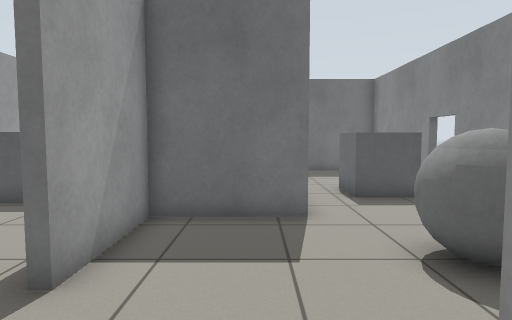
View 1 (above)

24 first-person views from a walk through a world built for the Gazebo simulator. The camera is 0.94 m above the floor, tilts 4° down and sees 75° across. The floor is counted in squares, 0.5 m on a side. Each view is taken from the middle of a square. On the plan, view 1 faces up. The plan holds only what a view shows up to about 17 squares ahead; the rest is blank.

View 2
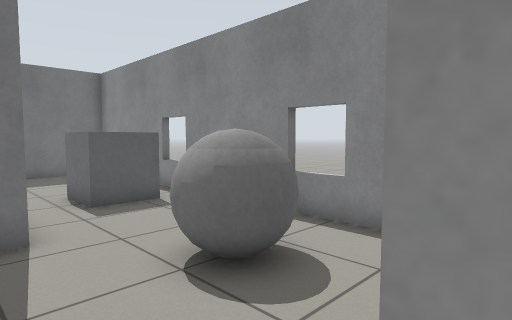

View 3
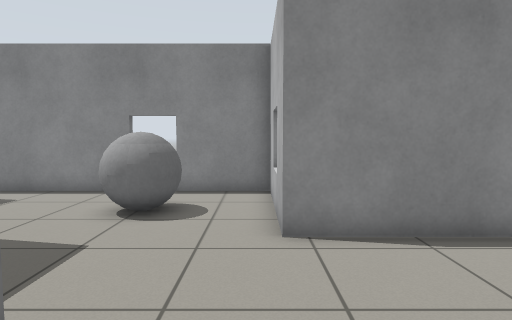

View 4
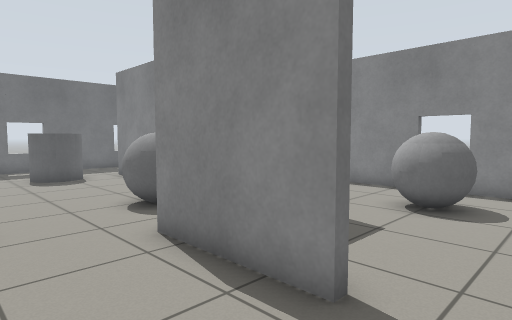

View 5
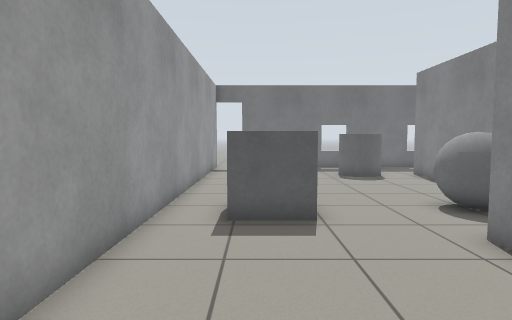

View 6
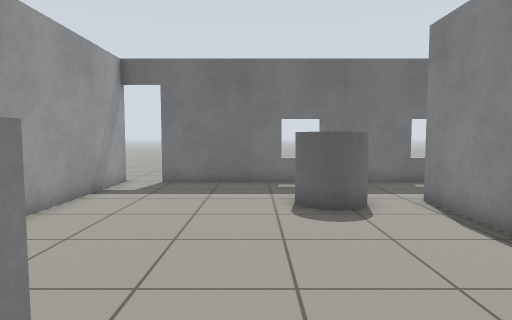

View 7
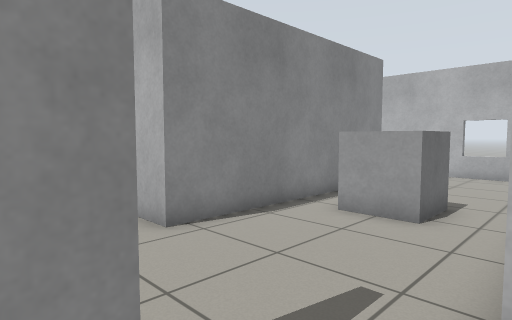

View 8
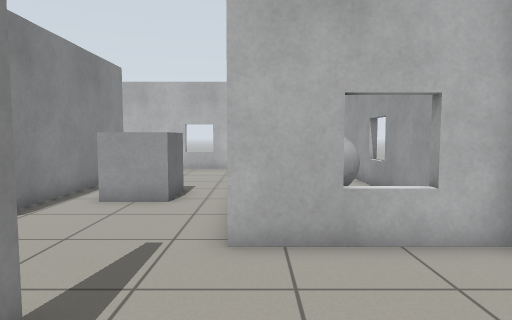

View 9
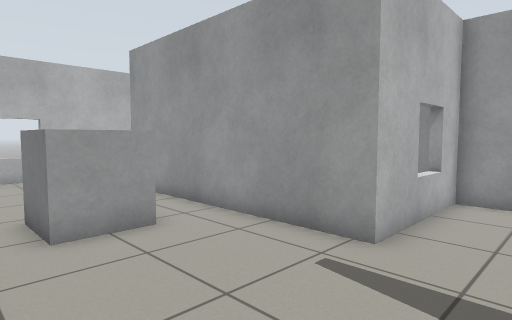

View 10
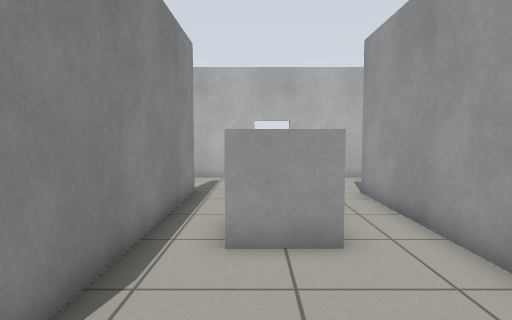

View 11
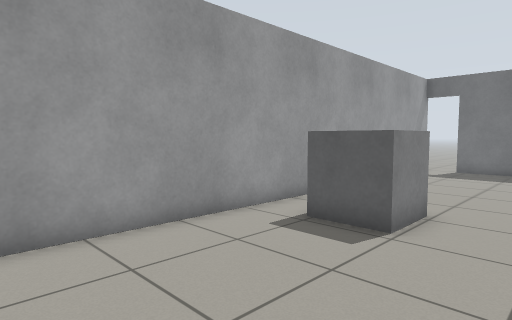

View 12
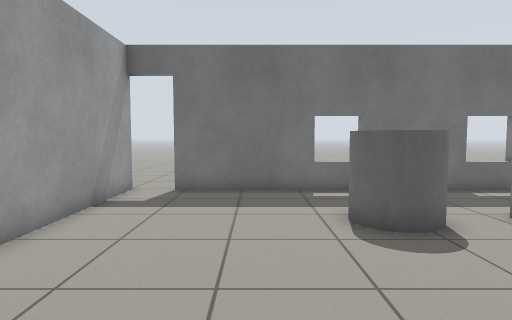

View 13
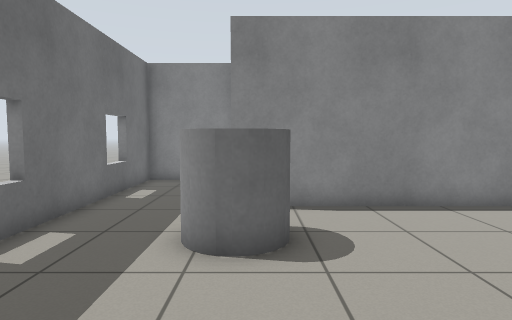

View 14
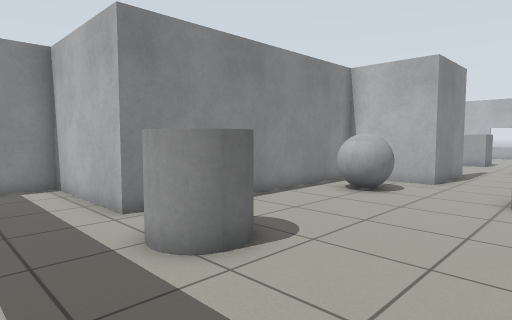

View 15
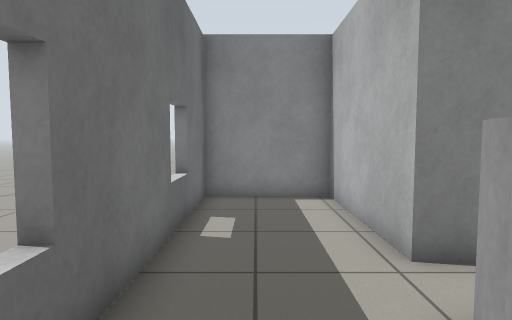

View 16
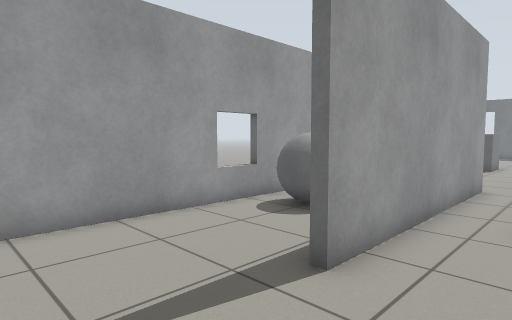

View 17
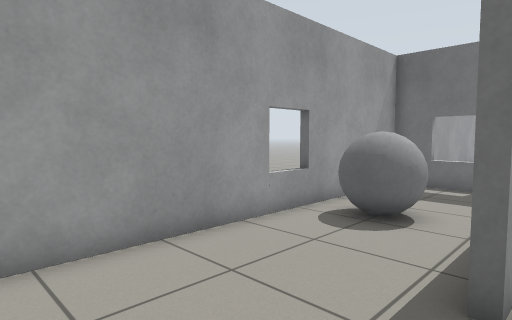

View 18
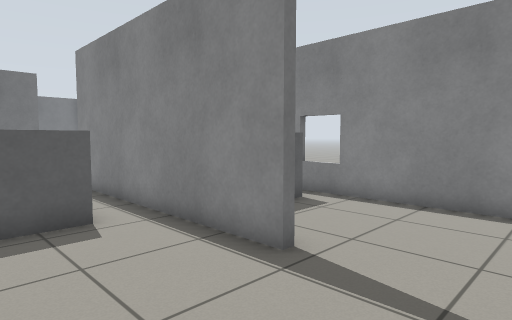

View 19
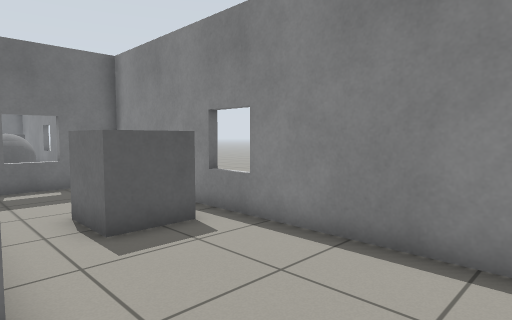

View 20
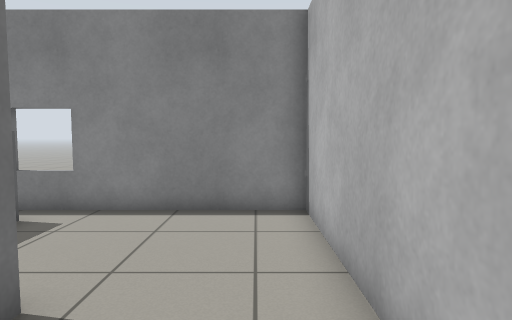

View 21
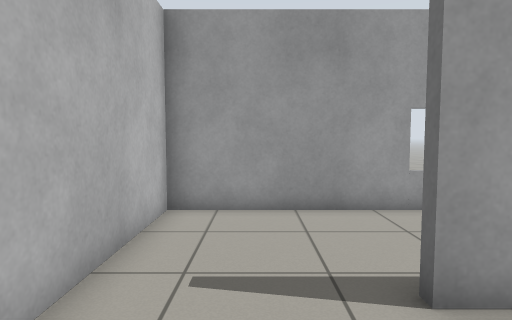

View 22
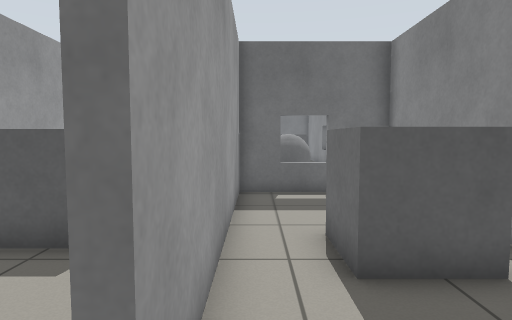

View 23
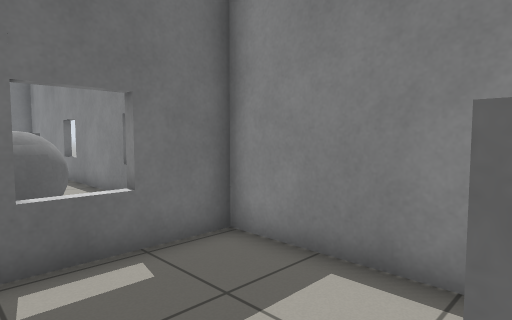

View 24
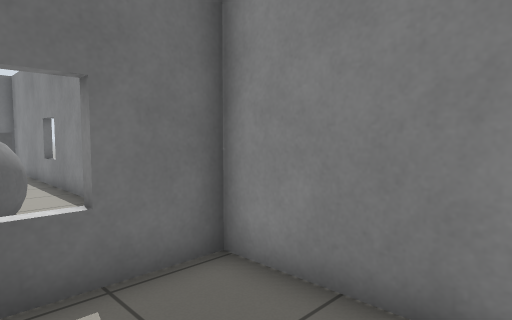

### Floor plan
Ten units are one square. View 1 is at (0, 0); x grows to the right and y downward. Boxes are objects, and circles mark ways between rooms. Rooms are numbered by the first view taken in them; rooms with no view inside come last. Other rooms are left out.
<svg viewBox="-99 -235 169 363">
<path fill="none" stroke="#000" d="M-45 -14 -45 81M65 -14 65 -183 31 -183M12 -77 -25 -77 -25 -40 -28 -40M11 85 11 -14 60 -14M-44 123 15 123M-28 -40 -28 -80 9 -80 9 -187 65 -187 65 -226 -79 -226M-94 -230 -94 -14 -45 -14M15 123 65 123 65 -12 14 -12 14 85M-66 -12 -94 -12 -94 123 -44 123"/>
<rect x="-25" y="25" width="20" height="20" fill="#bbb"><title>grey box</title></rect>
<rect x="25" y="-65" width="20" height="30" fill="#bbb"><title>grey ball</title></rect>
<rect x="25" y="-125" width="30" height="30" fill="#bbb"><title>grey box</title></rect>
<rect x="-75" y="-115" width="20" height="20" fill="#bbb"><title>grey box</title></rect>
<rect x="-35" y="-195" width="30" height="20" fill="#bbb"><title>grey cylinder</title></rect>
<rect x="-25" y="-115" width="20" height="20" fill="#bbb"><title>grey ball</title></rect>
<rect x="35" y="35" width="20" height="20" fill="#bbb"><title>grey box</title></rect>
<rect x="-85" y="35" width="20" height="20" fill="#bbb"><title>grey ball</title></rect>
<circle cx="-40" cy="-25" r="3" fill="#2a7"/>
<circle cx="10" cy="105" r="3" fill="#2a7"/>
<circle cx="-50" cy="105" r="3" fill="#2a7"/>
<text x="10" y="-20">1</text>
<text x="-40" y="-140">2</text>
<text x="40" y="60">3</text>
<text x="-70" y="60">4</text>
</svg>
Room 1 opens to room 2. Room 1 opens to room 3. Room 1 opens to room 4.

Where each view was taken, in squares from view 1:
view 1: 0 up, 0 right, facing up
view 2: 1 up, 0 right, facing up-right
view 3: 2 up, 5 left, facing right
view 4: 2 up, 6 left, facing up-right
view 5: 2 up, 7 left, facing up
view 6: 9 up, 4 left, facing up
view 7: 5 up, 5 left, facing down-right
view 8: 7 up, 5 left, facing down
view 9: 4 up, 1 right, facing down-left
view 10: 3 up, 1 left, facing down
view 11: 3 up, 3 left, facing up-left
view 12: 11 up, 5 left, facing up
view 13: 18 up, 8 left, facing right
view 14: 22 up, 7 left, facing down-right
view 15: 21 up, 4 left, facing right
view 16: 12 down, 2 left, facing up-left
view 17: 12 down, 4 left, facing up-left
view 18: 12 down, 3 left, facing up-right
view 19: 12 down, 1 right, facing up-right
view 20: 11 down, 2 left, facing right
view 21: 10 down, 1 left, facing left
view 22: 10 down, 2 right, facing up
view 23: 4 down, 2 right, facing up-right
view 24: 3 down, 3 right, facing up-right
